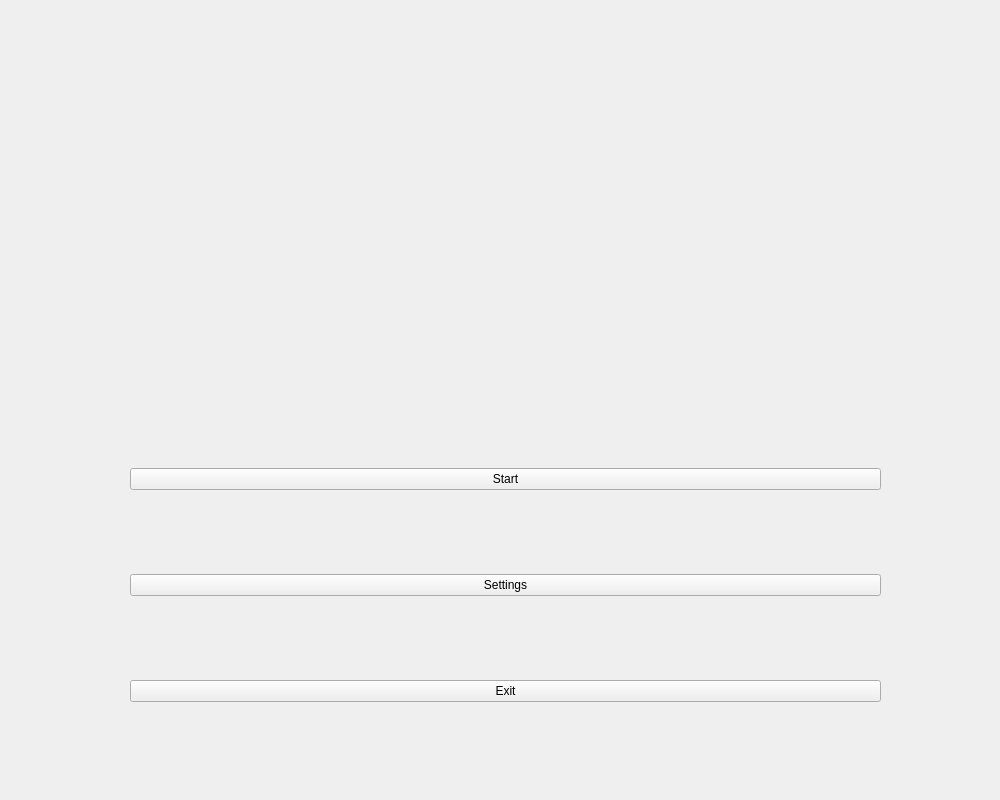
<?xml version="1.0" encoding="UTF-8"?>
<ui version="4.0">
 <class>MainWindow</class>
 <widget class="QMainWindow" name="MainWindow">
  <property name="geometry">
   <rect>
    <x>0</x>
    <y>0</y>
    <width>1000</width>
    <height>800</height>
   </rect>
  </property>
  <property name="windowTitle">
   <string>MainWindow</string>
  </property>
  <property name="styleSheet">
   <string notr="true">background-image: url(:/Images/openart-image_ebcLOSxf_1741845947928_raw.jpg);</string>
  </property>
  <widget class="QWidget" name="centralwidget">
   <property name="autoFillBackground">
    <bool>false</bool>
   </property>
   <widget class="QWidget" name="verticalLayoutWidget">
    <property name="geometry">
     <rect>
      <x>130</x>
      <y>390</y>
      <width>751</width>
      <height>391</height>
     </rect>
    </property>
    <layout class="QVBoxLayout" name="verticalLayout">
     <item>
      <widget class="QPushButton" name="Start">
       <property name="text">
        <string>Start</string>
       </property>
       <property name="iconSize">
        <size>
         <width>16</width>
         <height>16</height>
        </size>
       </property>
      </widget>
     </item>
     <item>
      <widget class="QPushButton" name="Settings">
       <property name="text">
        <string>Settings</string>
       </property>
      </widget>
     </item>
     <item>
      <widget class="QPushButton" name="Exit">
       <property name="text">
        <string>Exit</string>
       </property>
      </widget>
     </item>
    </layout>
   </widget>
  </widget>
 </widget>
 <resources>
  <include location="Image_Resource.qrc"/>
 </resources>
 <connections/>
</ui>
